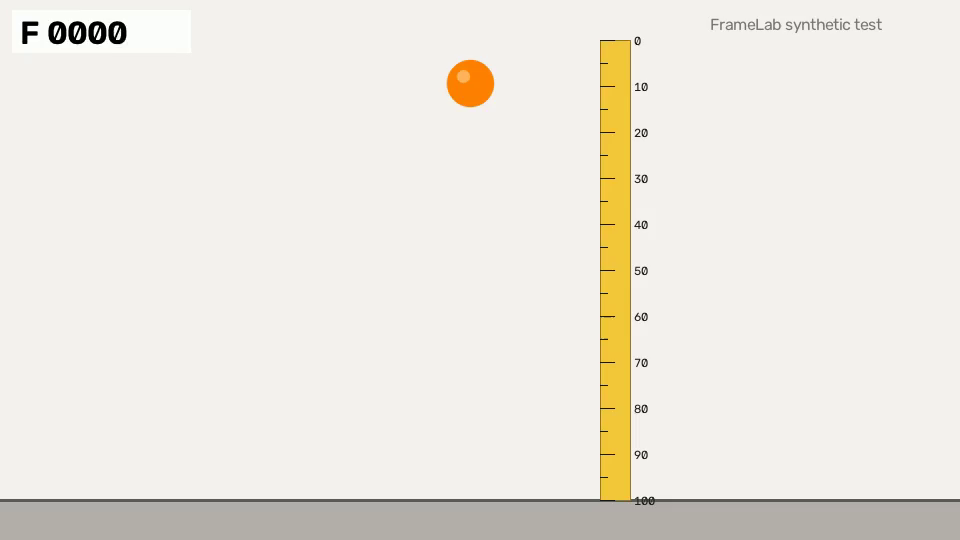
#> input picture backend/tests/fixtures/media/keyframe_000.png, 960 x 540 px; its folder holds only this picture in this run
$ python -i segment.py   (imports and definitions only)
#> lines starting #> are read from the running program, lines starting #| are printed output that depends on the picture
"""Segmentation stage: target video tracking, alt concepts, box fallback, static references.

Spec: docs/plan/04-pipeline-and-measurement.md §4 and the M1 findings (docs/plan/11 §1):
- SAM video reports an object only from the frame after it first moves (V12), so static
  things (ruler, pivot string) are segmented in IMAGE mode on key frames.
- Uploaded files never expire (V10): the clip is deleted at the end of the stage.
"""

from __future__ import annotations

from collections.abc import Callable
from dataclasses import dataclass, field
from pathlib import Path
from typing import Any

import numpy as np

from framelab.clients import meta as meta_client
from framelab.clients import sam as sam_client
from framelab.pipeline import ingest as ingest_mod
from framelab.pipeline.measure import object_stats, observations_from_result
from framelab.schemas import ExperimentSpec, IngestResult, SamRequestSummary

Emit = Callable[..., Any]
MIN_TRACK_FRAMES = 10
MIN_TRACK_FRACTION = 0.25


def slug(concept: str) -> str:
    """File-safe slug for a concept, e.g. 'orange ball' → 'orange_ball'."""
    return "_".join("".join(c if c.isalnum() else " " for c in concept.lower()).split())


# [8 lines that did not run here, left out]


# [12 lines that did not run here, left out]


# [17 lines that did not run here, left out]


def motion_blob_box(
    frames: list[np.ndarray], step: int = 3
) -> tuple[tuple[int, int, int, int], int] | None:
    """Largest persistent moving blob → (box, frame index of the box) (04 §4.1)."""
    import cv2

    if len(frames) <= step:
        return None
    gray = [cv2.GaussianBlur(cv2.cvtColor(f, cv2.COLOR_BGR2GRAY), (5, 5), 0) for f in frames]
    best: tuple[int, tuple[int, int, int, int], int] | None = None
    for i in range(len(gray) - step):
        diff = cv2.absdiff(gray[i], gray[i + step])
        _, mask = cv2.threshold(diff, 25, 255, cv2.THRESH_BINARY)
        mask = cv2.morphologyEx(mask, cv2.MORPH_CLOSE, np.ones((5, 5), np.uint8))
        n, _, stats, _ = cv2.connectedComponentsWithStats(mask)
        for label in range(1, n):
            x, y, w, h, area = stats[label]
            if area < 30:
                continue
            if best is None or area > best[0]:
                best = (int(area), (int(x), int(y), int(x + w), int(y + h)), i)
        if best is not None and i >= 5:
            break
    if best is None:
        return None
    return best[1], best[2]


# [12 lines left out: function _read_frames, not called in this run]


# [108 lines not run here, left out]

>>> import cv2
>>> picture = cv2.imread('../../tests/fixtures/media/keyframe_000.png', cv2.IMREAD_GRAYSCALE)
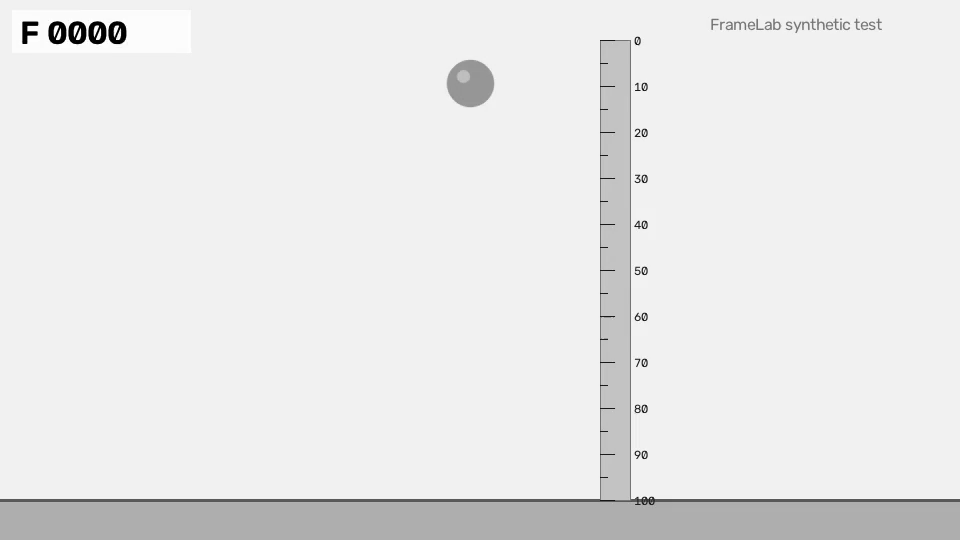
#> picture: shape (540, 960); min 0, max 255, mean 232.8
>>> result = motion_blob_box(picture)
#> (the run stopped early here; a loop or call above may not have finished)
